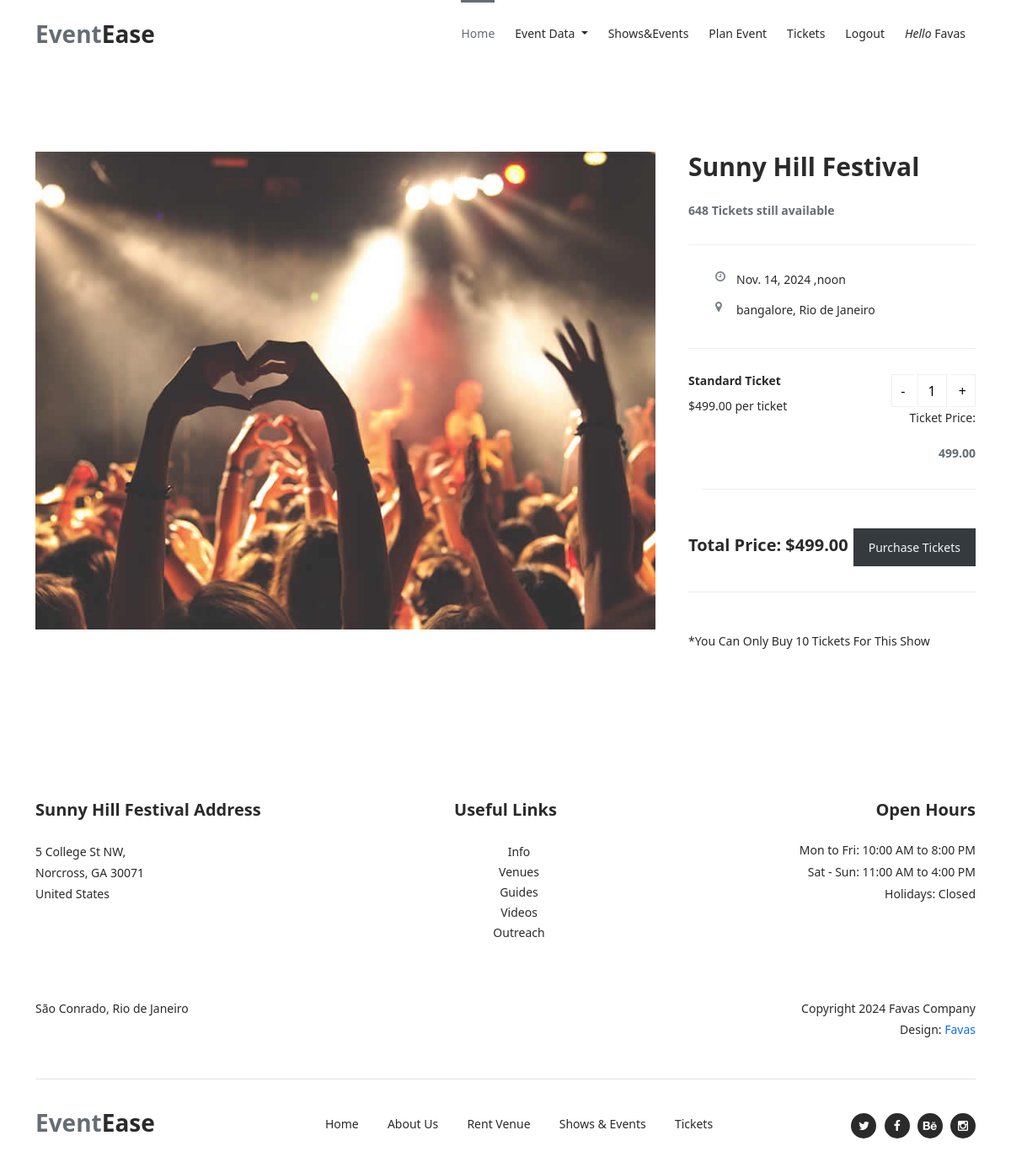
/tickets/purchase_tickets/10/ (signed in), run on an earlier commit of the app's database.
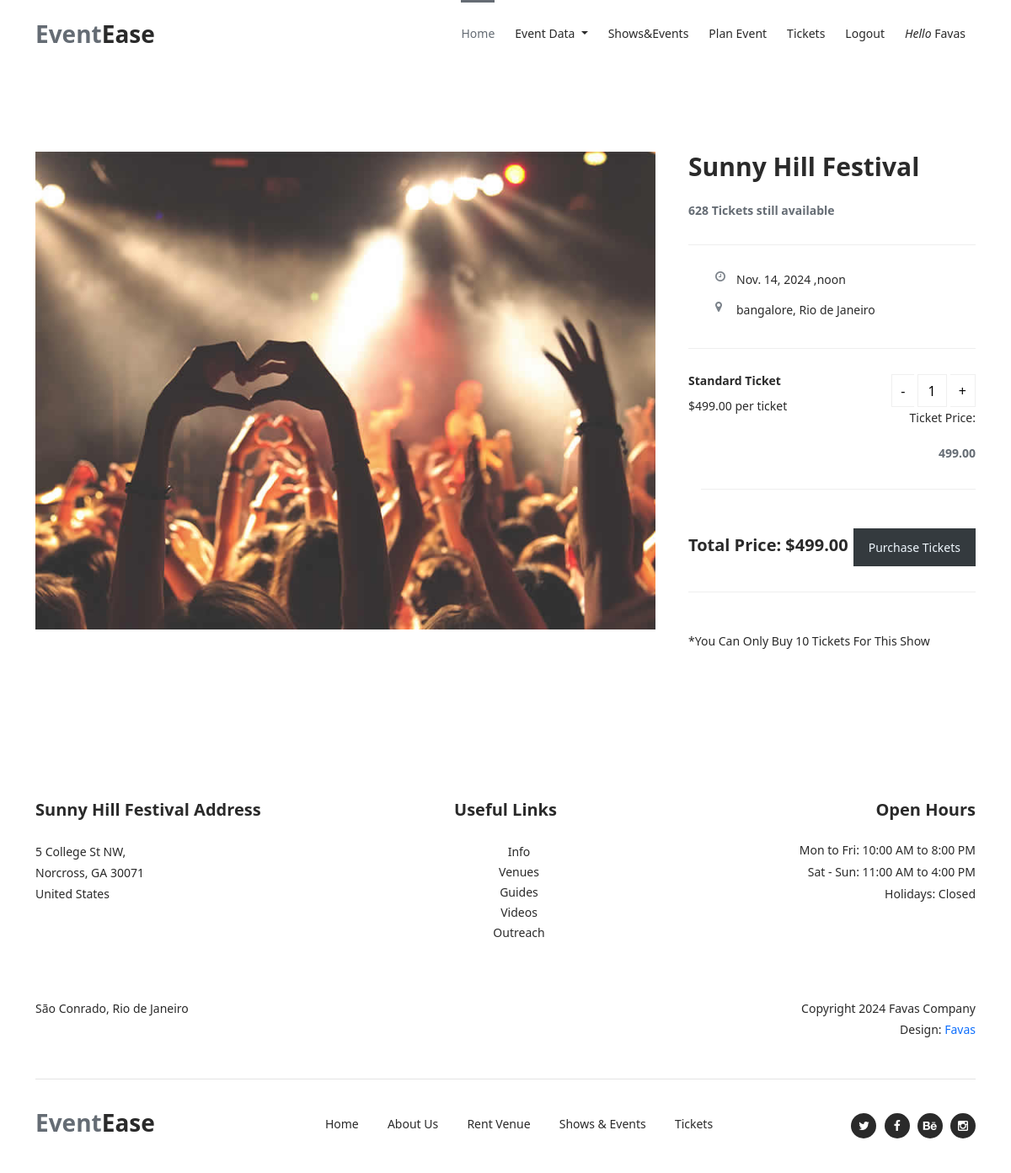
And on a later commit of the database.
### events/models.py (models this page shows, shortened)
class Event(models.Model):
    user = models.ForeignKey(Profile, on_delete=models.CASCADE,blank=True,null=True)  # Link each event to a user
    title = models.CharField(max_length=200)
    description = models.TextField()
    date = models.DateField()
    time = models.TimeField()
    location = models.CharField(max_length=255)
    ticket_price=models.DecimalField(max_digits=10,decimal_places=2,default=0.00)
    is_active = models.BooleanField(default=True)
    image = models.ImageField(upload_to='event_images/', null=True, blank=True)
    capacity = models.PositiveIntegerField(default=0)
    available_tickets = models.PositiveIntegerField(default=0)

### tickets/views.py (the view)
# urls.py: path('purchase_tickets/<int:pk>/', views.purchase_tickets, name='purchase_tickets'),
@login_required
def purchase_tickets(request, pk):
    event = get_object_or_404(Event, pk=pk)
    return render(request, 'purchase_ticket_layout.html', {'event_ticket': event})

### tickets/templatetags/calculate_total.py (called while the page is built)
@register.simple_tag
def calculate_total(ticket_price,quantity):
    return ticket_price*quantity

### templates/purchase_ticket_layout.html
{% extends 'blank_layout.html' %}
{% block header%}
{% include 'header.html' %}
{% endblock header%}
{% block purchase_ticket %}
{% include 'purchase_ticket.html' %}
{% endblock purchase_ticket %}
{% block footer %}
{% include 'footer.html' %}
{% endblock footer %}

### templates/purchase_ticket.html (shortened to what this page needs)
{% load static %}
{% load calculate_total %}
<body>
    <div class="ticket-details-page">
        <div class="container">
            <div class="row">
                <div class="col-lg-8">
                    <div class="left-image">
                        <img src="{{ event_ticket.image.url}}" alt="">
                    </div>
                </div>
                <div class="col-lg-4">
                    <div class="right-content">
                        <h4>Sunny Hill Festival</h4>
                        <span>{{event_ticket.available_tickets}} Tickets still available</span>
                        <ul>
                            <li><i class="fa fa-clock-o"></i> {{event_ticket.date}} ,{{event_ticket.time}}</li>
                            <li><i class="fa fa-map-marker"></i>{{event_ticket.location}}, Rio de Janeiro</li>
                        </ul>
                        <div class="quantity-content">
                            <div class="left-content">
                                <h6>Standard Ticket</h6>
                                <p>${{event_ticket.ticket_price}} per ticket</p>
                            </div>
                            <form id="ticket-form" method="post" action="{% url 'process_purchase' event_ticket.pk %}">
                                <div class="right-content">
                                    <div class="quantity buttons_added">
                                        <input type="button" value="-" class="minus" onclick="changeQuantity(-1)">
                                        <input type="number"
                                               id="quantity"
                                               step="1"
                                               min="1"
                                               max="10"
                                               name="quantity"
                                               value="{{ quantity|default:1 }}"
                                               title="Qty"
                                               class="input-text qty text">
                                        <input type="button" value="+" class="plus" onclick="changeQuantity(1)">
                                    </div>
                                    <p>Ticket Price: <span id="ticket-price" data-price="{{ event_ticket.ticket_price }}">{{ event_ticket.ticket_price }}</span></p>
                                </div>
                                <div class="total">
                                    <h4  id="total-price">Total Price: ${{ event_ticket.ticket_price|floatformat:2 }}</h4>
                                    <div class="main-dark-button"><a style="color: aliceblue;" type="button" onclick="submitForm()" >Purchase Tickets</a></div>
                                </div>
                                </div>
                                <div class="warn">
                                    <p>*You Can Only Buy 10 Tickets For This Show</p>
                                </div>
                        </div>
                    </div>
                </div>
            </div>
        </div>
</body>

What changed in the data, as far as the page shows it:
changed Event "noon": available_tickets "648" → "628"
